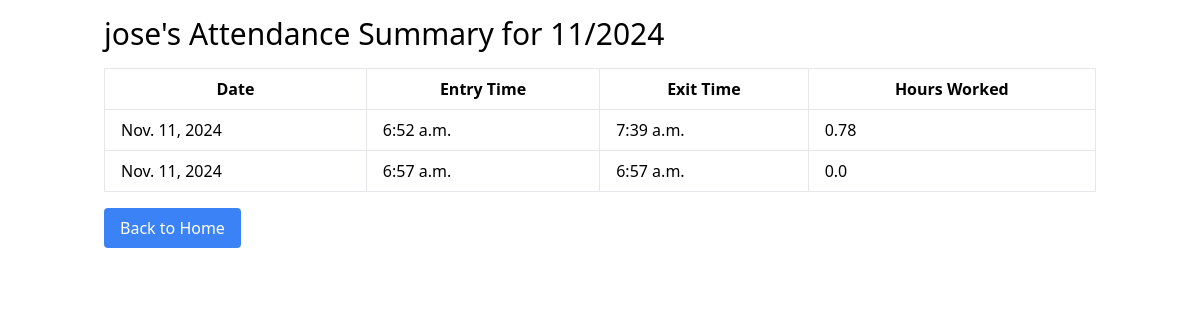
/attendance/summary/1/ (signed in), run on the app's committed database.
### attendance_app/models.py (models this page shows, shortened)
class User(models.Model):
    username = models.CharField(max_length=100)
    email = models.EmailField(unique=True)
    password = models.CharField(max_length=100)
    is_admin = models.BooleanField(default=False)
    last_login = models.DateTimeField(default=datetime.now)

class Attendance(models.Model):
    user = models.ForeignKey(User, related_name='attendances', on_delete=models.CASCADE)
    date = models.DateField(default=datetime.today)
    entry_time = models.TimeField(null=True, blank=True)
    exit_time = models.TimeField(null=True, blank=True)
    remarks = models.CharField(max_length=255, null=True, blank=True)
    hours_worked = models.FloatField(null=True, blank=True)

### attendance_app/views.py (the view)
# urls.py: path('attendance/summary/<int:user_id>/', views.user_attendance_summary, name='user_attendance_summary'),
@login_required
def user_attendance_summary(request, user_id):
    user = get_object_or_404(User, id=user_id)
    year = 2024
    month = 11
    attendances = Attendance.objects.filter(
        user=user,
        date__year=year,
        date__month=month
    ).order_by('date')
    leave_requests = LeaveRequest.objects.filter(user=user, date__year=year, date__month=month)
    return render(request, 'user_attendance_summary.html', {
        'user': user,
        'attendances': attendances,
        'leave_requests': leave_requests,
        'year': year,
        'month': month
    })

### attendance_app/templates/user_attendance_summary.html (shortened to what this page needs)
<!DOCTYPE html>
<html lang="en">
<head>
    <link rel="stylesheet" href="https://cdn.jsdelivr.net/npm/tailwindcss@2.0.0/dist/tailwind.min.css">
</head>
<body>
    <div class="container mx-auto p-4">
        <h1 class="text-3xl mb-4">{{ user.username }}'s Attendance Summary for {{ month }}/{{ year }}</h1>
        <table class="min-w-full bg-white border border-gray-200">
            <thead>
                <tr>
                    <th class="border px-4 py-2">Date</th>
                    <th class="border px-4 py-2">Entry Time</th>
                    <th class="border px-4 py-2">Exit Time</th>
                    <th class="border px-4 py-2">Hours Worked</th>
                </tr>
            </thead>
            <tbody>
                {% for attendance in attendances %}
                    <tr>
                        <td class="border px-4 py-2">{{ attendance.date }}</td>
                        <td class="border px-4 py-2">{{ attendance.entry_time }}</td>
                        <td class="border px-4 py-2">{{ attendance.exit_time }}</td>
                        <td class="border px-4 py-2">{{ attendance.hours_worked }}</td>
                    </tr>
                {% empty %}
                    <tr>
                        <td colspan="4" class="text-center py-4">No attendance records found for this month.</td>
                    </tr>
                {% endfor %}
            </tbody>
        </table>
        <a href="/" class="inline-block mt-4 bg-blue-500 text-white py-2 px-4 rounded">Back to Home</a>
    </div>
</body>
</html>

### data on the page
User: username "jose"
Attendance: date "Nov. 11, 2024", entry_time "6:52 a.m.", exit_time "7:39 a.m.", hours_worked "0.78"
Attendance: date "Nov. 11, 2024", entry_time "6:57 a.m.", exit_time "6:57 a.m.", hours_worked "0.0"

### other printed values
{{ month }} "11"
{{ year }} "2024"
